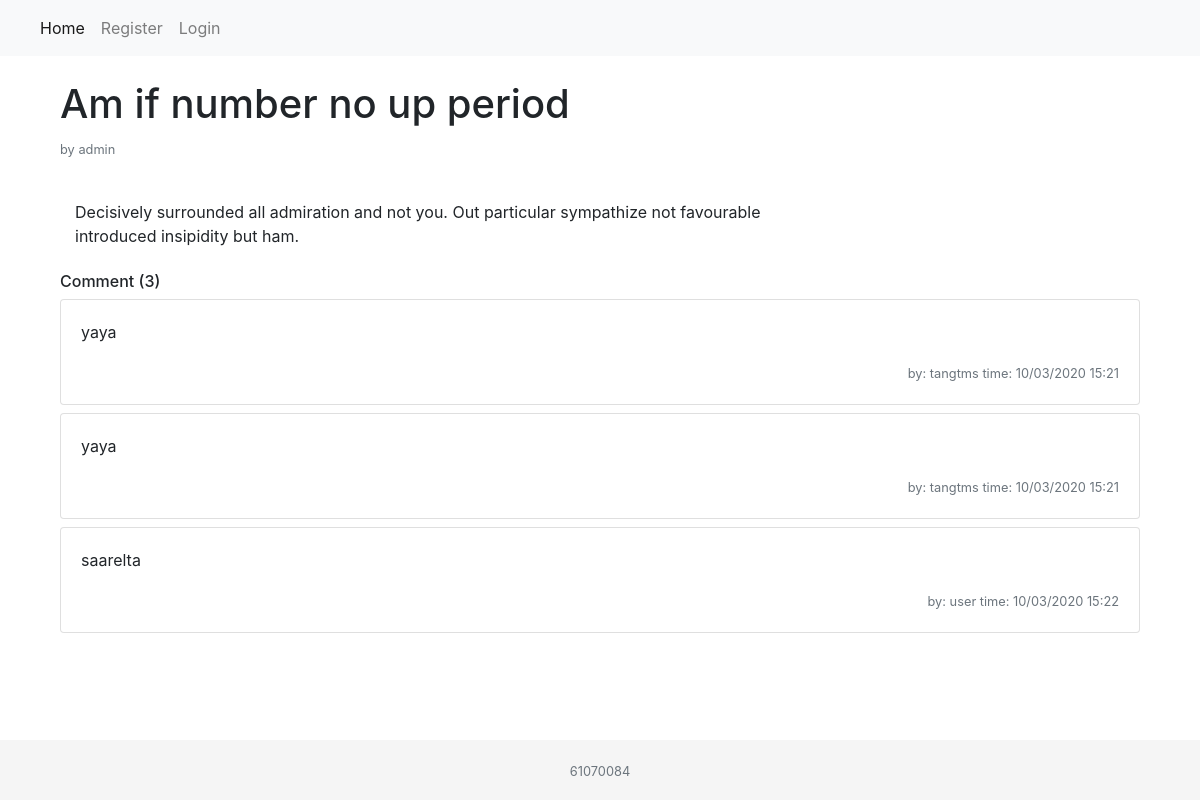
/management/detail/2/, run on the app's committed database.
### management/models.py (models this page shows)
class Post(models.Model):
    id = models.IntegerField(primary_key=True)
    title = models.CharField(max_length=50)
    content = models.TextField()
    create_time = models.DateTimeField(auto_now_add=True)
    update_time = models.DateTimeField(auto_now=True)
    status = models.BooleanField()
    user_id = models.ForeignKey(User, on_delete=models.CASCADE)

class Comment(models.Model):
    id = models.IntegerField(primary_key=True)
    content = models.TextField()
    create_time = models.DateTimeField(auto_now_add=True)
    user_id = models.ForeignKey(User, on_delete=models.CASCADE)
    post_id = models.ForeignKey(Post, on_delete=models.CASCADE)

### management/views.py (the view)
# urls.py: path('detail/<int:post_id>/', views.detail, name='post_detail'),
def detail(request, post_id):
    current_user = request.user
    if request.method == 'POST':
        Comment.objects.create(
            content=request.POST.get('content'),
            user_id=current_user,
            post_id=Post.objects.get(pk=post_id)
        )
    post = Post.objects.get(pk=post_id)
    comment = Comment.objects.filter(post_id=post_id)
    comment_cnt = len(comment)
    return render(request, template_name='detail.html', context={
        'post': post,
        'comment': comment,
        'comment_cnt': comment_cnt
    })

### templates/detail.html (shortened to what this page needs)
{% extends "base.html" %}
{% block content %}
    <div class="container">
        <div class="row">
            <div class="col-10">
                <h1>{{ post.title }}</h1>
                <p class="text-muted"><small>by {{ post.user_id }}</small>
            </div>
        </div>
        <div>
            <p class="col-8 mt-4 mb-4">{{ post.content }}</p>
        </div>
        <h6>Comment ({{ comment_cnt }})</h6>
        {% for co in comment %}
        <div class="card mb-2">
            <div class="card-body">
                <p class="card-text">{{ co.content }}</p>
                <p class="card-text text-right"><small class="text-muted">by: {{ co.user_id.username }} time: {{ co.create_time|date:'d/m/Y H:i' }}</small></p>
            </div>
        </div>
        {% endfor %}
    </div>
{% endblock content %}

### templates/base.html (style rules this page uses)
html { position: relative; min-height: 100%; }
body { margin-bottom: 60px; }

### data on the page
Post: title "Am if number no up period", user_id "admin", content "Decisively surrounded all admiration and not you. Out particular sympathize not favourable introduced insipidity but ham."
Comment: content "yaya", user_id.username "tangtms", create_time "10/03/2020 15:21"
Comment: content "yaya", user_id.username "tangtms", create_time "10/03/2020 15:21"
Comment: content "saarelta", user_id.username "user", create_time "10/03/2020 15:22"

### other printed values
{{ comment_cnt }} "3"
